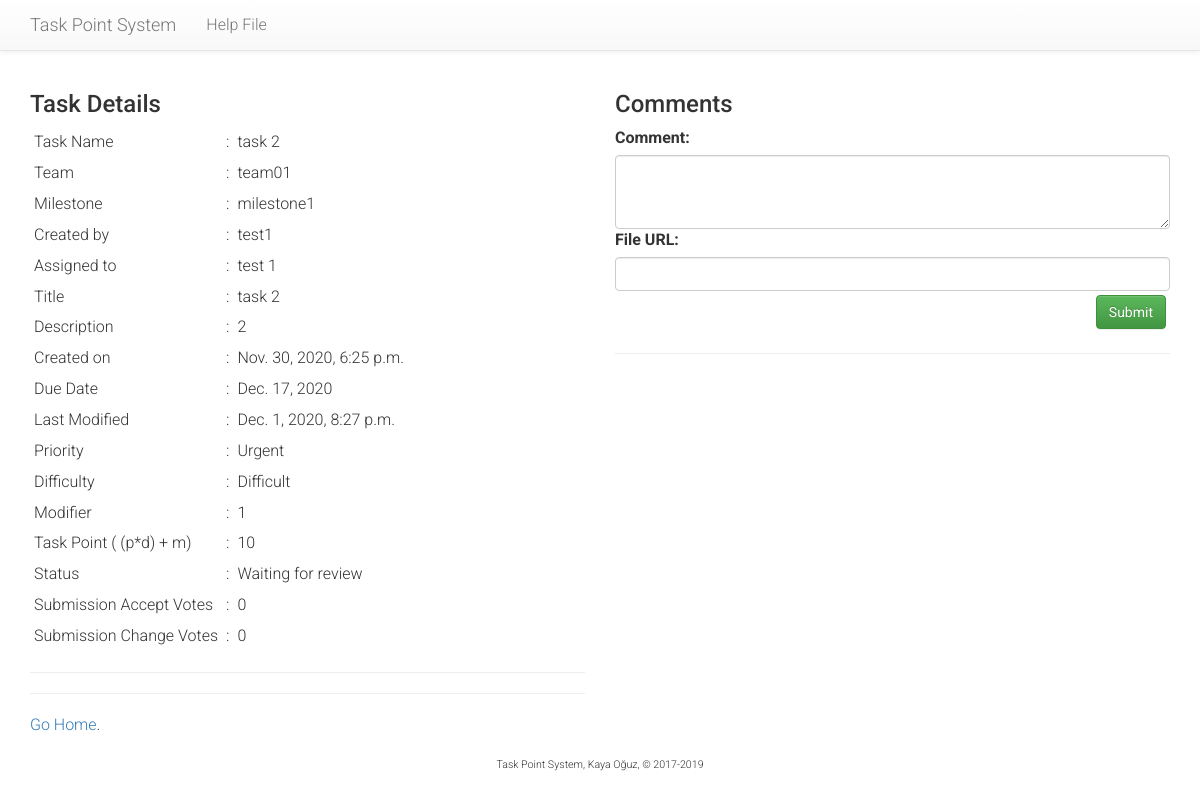
Before: /tasks/6/view/ (signed in) with the older database file.
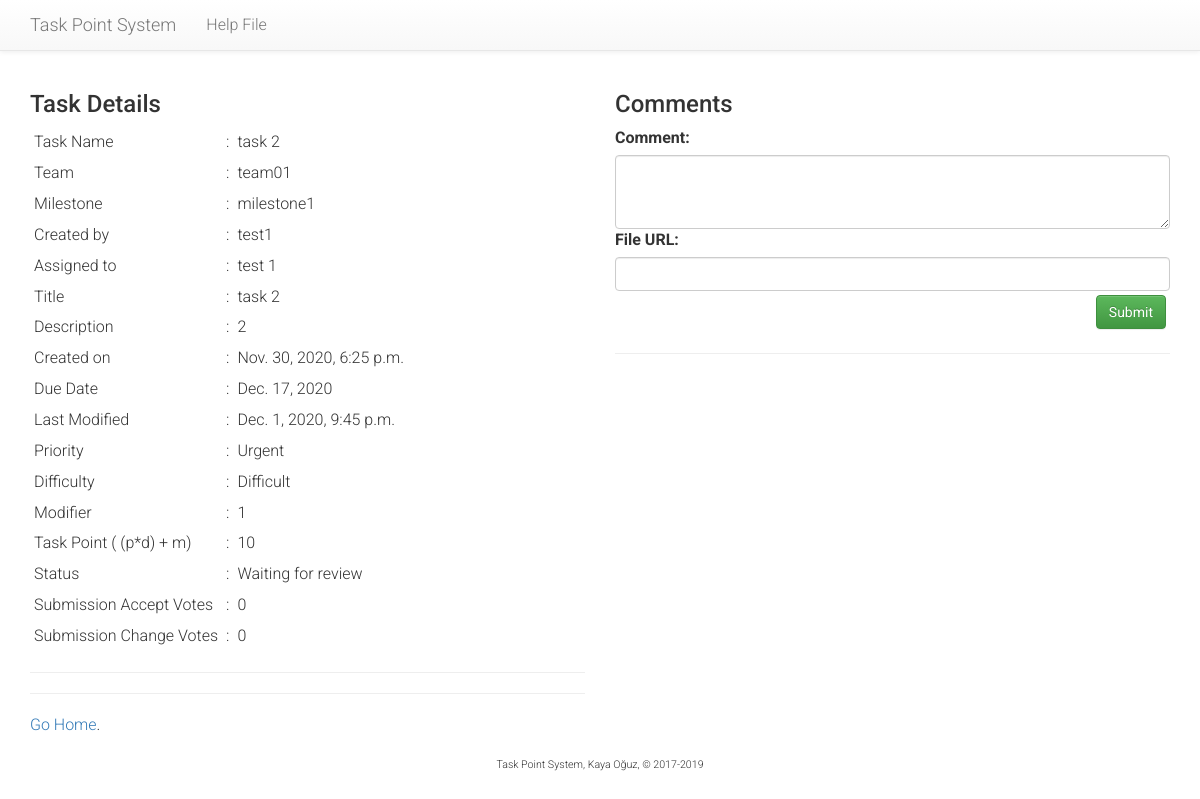
After: the same page with the newer database file.
### tasks/models.py (models this page shows, shortened)
class Task(models.Model):
    PRIORITY = (
        (3, 'Urgent'),
        (2, 'Planned'),
        (1, 'Low'),
    )
    DIFFICULTY = (
        (3, 'Difficult'),
        (2, 'Normal'),
        (1, 'Easy'),
    )
    STATUS = (
        (1, "Review"),
        (2, "Working on it"),
        (3, "Waiting for review"),
        (4, "Waiting for supervisor grade"),
        (5, "Rejected"),
        (6, "Accepted"),
    )
    milestone = models.ForeignKey(Milestone, on_delete=models.CASCADE)
    creator = models.ForeignKey(User, related_name='creator', on_delete=models.SET_NULL, blank=True, null=True)
    assignee = models.ForeignKey(
        Developer,
        on_delete=models.CASCADE,
        related_name='assignee',
        verbose_name="Assigned to"
    )
    team = models.ForeignKey(Team, on_delete=models.CASCADE)
    title = models.CharField("Brief task name", max_length=256)
    description = models.TextField("Description")
    due = models.DateField("Due Date", validators=[past_date_validator])
    date = models.DateTimeField("Created on", auto_now_add=True)
    completed = models.DateTimeField("Completed on", auto_now=True, blank=True, null=True)
    priority = models.PositiveSmallIntegerField("Priority", choices=PRIORITY, default=2)
    difficulty = models.PositiveSmallIntegerField("Difficulty", choices=DIFFICULTY, default=2)
    modifier = models.PositiveSmallIntegerField(
        "Modifier",
        default=3,
        validators=[MaxValueValidator(5), MinValueValidator(1)]
    )
    status = models.PositiveSmallIntegerField("Status", choices=STATUS, default=1)
    valid = models.BooleanField("Is Valid", default=False)
    def get_points(self):
        return (self.difficulty*self.priority)+self.modifier
    def already_voted_for_creation(self, developer):
        if Vote.objects.filter(task=self, voter=developer, vote_type__range=(1, 2)):
            return True
        return False
    def already_voted_for_submission(self, developer):
        if Vote.objects.filter(task=self, voter=developer, vote_type__range=(3, 4)):
            return True
        return False
    def get_creation_change_votes(self):
        return Vote.objects.filter(task=self, vote_type=2)
    def get_submission_accept_votes(self):
        return Vote.objects.filter(task=self, vote_type=3)
    def get_submission_change_votes(self):
        return Vote.objects.filter(task=self, vote_type=4)

class Team(models.Model):
    course = models.ForeignKey(Course, on_delete=models.CASCADE)
    name = models.CharField("Team Name", max_length=128)
    github = models.CharField("Git Page", max_length=256, null=True)
    supervisor = models.ForeignKey(Supervisor, on_delete=models.SET_NULL, blank=True, null=True)
    team_size = models.PositiveSmallIntegerField("Team size", default=4, validators=[MaxValueValidator(99), MinValueValidator(1)])
    def __str__(self):
        return self.name
    def get_team_size(self):
        size = self.team_size
        return size

class Milestone(models.Model):
    course = models.ForeignKey(Course, on_delete=models.CASCADE)
    name = models.CharField("Milestone", max_length=128)
    description = models.TextField("Milestone details")
    weight = models.PositiveSmallIntegerField(
        "Weight",
        default=10,
        validators=[MaxValueValidator(100), MinValueValidator(1)]
    )
    due = models.DateField("Due Date")
    def __str__(self):
        return self.name

class Developer(models.Model):
    id = models.CharField("ID", max_length=12, primary_key=True)
    user = models.OneToOneField(User, on_delete=models.CASCADE)
    team = models.ForeignKey(Team, on_delete=models.SET_NULL, blank=True, null=True)
    def __str__(self):
        return self.get_name()
    def get_name(self):
        return self.user.first_name + " " + self.user.last_name

### tasks/views.py (the view)
# urls.py: re_path(r'^(?P<task_id>[0-9]+)/view/$', views.view_task, name='view-task'),
@login_required
def view_task(request, task_id):
    tsk = get_object_or_404(Task, pk=task_id)
    can_edit = None
    user_d = None
    user_s = None
    needs_change = False
    if Developer.objects.filter(user=request.user):
        user_d = Developer.objects.get(user=request.user)
        if tsk.assignee == user_d:
            can_edit = 'developer'
        if tsk.team != user_d.team:
            leave_site(request)
            return HttpResponseRedirect('/tasks/')
    elif Supervisor.objects.filter(user=request.user):
        can_edit = 'supervisor'
        user_s = Supervisor.objects.get(user=request.user)
    if user_d:
        if tsk.get_creation_change_votes().count() >= user_d.team.get_team_size() * 0.5:
            needs_change = True
    comment_list = tsk.comment_set.all().order_by("-date")
    vote_list = tsk.vote_set.all()
    already_voted_for_creation = tsk.already_voted_for_creation(request.user)
    already_voted_for_submission = tsk.already_voted_for_submission(request.user)
    form = CommentForm()
    return render(
        request,
        'tasks/view_task.html',
        {
            'page_title': 'View task',
            'task': tsk, 'tid': task_id,
            'comments': comment_list,
            'votes': vote_list,
            'already_voted_for_creation': already_voted_for_creation,
            'already_voted_for_submission': already_voted_for_submission,
            'form': form,
            'user_d': user_d,
            'user_s': user_s,
            'can_edit': can_edit,
            'needs_change': needs_change,
        }
    )

### tasks/forms.py
class CommentForm(ModelForm):
    class Meta:
        model = Comment
        fields = ['body', 'file_url']
        widgets = {
            'body': Textarea(attrs={'cols': 20, 'rows': 3}),
        }

### tasks/templates/tasks/view_task.html (shortened to what this page needs)
{% extends "tasks/base.html" %}
{% block leftcontent %}
<h3>Task Details</h3>
<table>
<tr><td>Task Name</td><td>:</td><td>{{ task.title }}</td></tr>
<tr><td>Team</td><td>:</td><td>{{ task.team }}</td></tr>
<tr><td>Milestone</td><td>:</td><td>{{ task.milestone }}</td></tr>
<tr><td>Created by</td><td>:</td><td>{{ task.creator }}</td></tr>
<tr><td>Assigned to</td><td>:</td><td>{{ task.assignee }}</td></tr>
<tr><td>Title</td><td>:</td><td>{{ task.title }}</td></tr>
<tr><td valign="top">Description</td><td valign="top">:</td><td>{{ task.description|linebreaksbr }}</td></tr>
<tr><td>Created on</td><td>:</td><td>{{ task.date }}</td></tr>
<tr><td>Due Date</td><td>:</td><td>{{ task.due }}</td></tr>
<tr><td>Last Modified</td><td>:</td><td>{{ task.completed }}</td></tr>
<tr><td>Priority</td><td>:</td><td>{{ task.get_priority_display }}</td></tr>
<tr><td>Difficulty</td><td>:</td><td>{{ task.get_difficulty_display }}</td></tr>
<tr><td>Modifier</td><td>:</td><td>{{ task.modifier }}</td></tr>
<tr><td>Task Point ( (p*d) + m)</td><td>:</td><td>{{ task.get_points }}</td></tr>
<tr><td>Status</td><td>:</td><td>{{ task.get_status_display }}</td></tr>
{% if task.status == 1 or task.status == 2 %}
    <tr><td>Creation Accept Votes</td><td>:</td><td>{{ task.get_creation_accept_votes.count }}</td></tr>
    <tr><td>Creation Change Votes</td><td>:</td><td>{{ task.get_creation_change_votes.count }}</td></tr>
{% else %}
    <tr><td>Submission Accept Votes</td><td>:</td><td>{{ task.get_submission_accept_votes.count }}</td></tr>
    <tr><td>Submission Change Votes</td><td>:</td><td>{{ task.get_submission_change_votes.count }}</td></tr>
{% endif %}
</table>
<hr />
<hr />
<a href="{% url 'tasks:choose' %}">Go Home</a>.
{% endblock %}
{% block rightcontent %}
<h3>Comments</h3>
<form action="{% url 'tasks:send-comment' tid %}" method="post">
    {{ form }}
    <div style="text-align: right; padding: 4px;"><input type="submit" value="Submit" class="btn btn-success" id="send" /></div>
</form>
<hr />
{% endblock %}

Changed rows visible on the page:
changed Task "task 2": completed "Dec. 1, 2020, 8:27 p.m." → "Dec. 1, 2020, 9:45 p.m."
